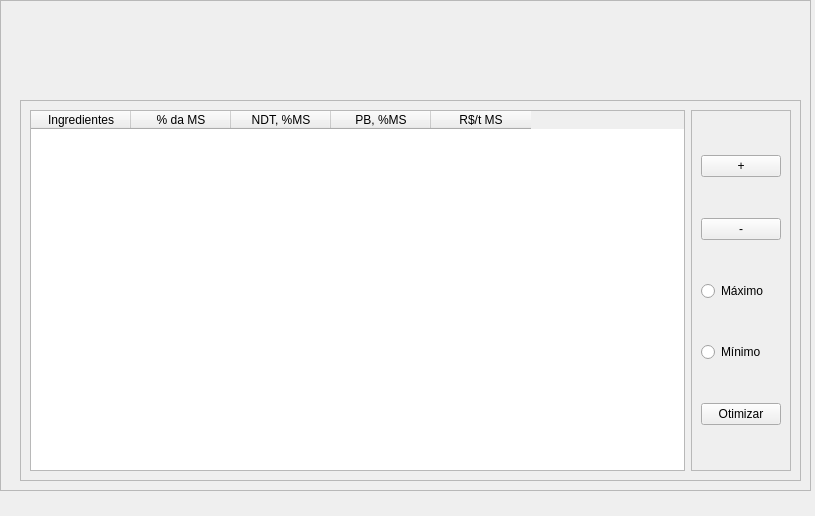
<?xml version="1.0" encoding="UTF-8"?>
<ui version="4.0">
 <class>MainWindow</class>
 <widget class="QMainWindow" name="MainWindow">
  <property name="geometry">
   <rect>
    <x>0</x>
    <y>0</y>
    <width>815</width>
    <height>516</height>
   </rect>
  </property>
  <property name="windowTitle">
   <string>MainWindow</string>
  </property>
  <widget class="QWidget" name="centralwidget">
   <widget class="QFrame" name="frame_background">
    <property name="geometry">
     <rect>
      <x>0</x>
      <y>0</y>
      <width>811</width>
      <height>491</height>
     </rect>
    </property>
    <property name="frameShape">
     <enum>QFrame::StyledPanel</enum>
    </property>
    <property name="frameShadow">
     <enum>QFrame::Raised</enum>
    </property>
    <widget class="QFrame" name="frame">
     <property name="geometry">
      <rect>
       <x>20</x>
       <y>100</y>
       <width>781</width>
       <height>381</height>
      </rect>
     </property>
     <property name="frameShape">
      <enum>QFrame::StyledPanel</enum>
     </property>
     <property name="frameShadow">
      <enum>QFrame::Raised</enum>
     </property>
     <layout class="QGridLayout" name="gridLayout">
      <item row="0" column="0">
       <widget class="QTableWidget" name="table_widget_tabela">
        <column>
         <property name="text">
          <string>Ingredientes</string>
         </property>
        </column>
        <column>
         <property name="text">
          <string>% da MS</string>
         </property>
        </column>
        <column>
         <property name="text">
          <string>NDT, %MS</string>
         </property>
        </column>
        <column>
         <property name="text">
          <string>PB, %MS</string>
         </property>
        </column>
        <column>
         <property name="text">
          <string>R$/t MS</string>
         </property>
        </column>
       </widget>
      </item>
      <item row="0" column="1">
       <widget class="QFrame" name="frame_menu">
        <property name="frameShape">
         <enum>QFrame::StyledPanel</enum>
        </property>
        <property name="frameShadow">
         <enum>QFrame::Raised</enum>
        </property>
        <layout class="QVBoxLayout" name="verticalLayout">
         <item>
          <widget class="QPushButton" name="push_button_nova_linha">
           <property name="text">
            <string>+</string>
           </property>
          </widget>
         </item>
         <item>
          <widget class="QPushButton" name="push_button_remover_linha">
           <property name="text">
            <string>-</string>
           </property>
          </widget>
         </item>
         <item>
          <widget class="QRadioButton" name="radio_button_max">
           <property name="text">
            <string>Máximo</string>
           </property>
          </widget>
         </item>
         <item>
          <widget class="QRadioButton" name="radio_button_min">
           <property name="text">
            <string>Mínimo</string>
           </property>
          </widget>
         </item>
         <item>
          <widget class="QPushButton" name="push_button_otimizar">
           <property name="text">
            <string>Otimizar</string>
           </property>
          </widget>
         </item>
        </layout>
       </widget>
      </item>
     </layout>
    </widget>
    <widget class="QLabel" name="label_logo">
     <property name="geometry">
      <rect>
       <x>30</x>
       <y>10</y>
       <width>151</width>
       <height>71</height>
      </rect>
     </property>
     <property name="text">
      <string/>
     </property>
    </widget>
   </widget>
  </widget>
 </widget>
 <resources/>
 <connections/>
</ui>
